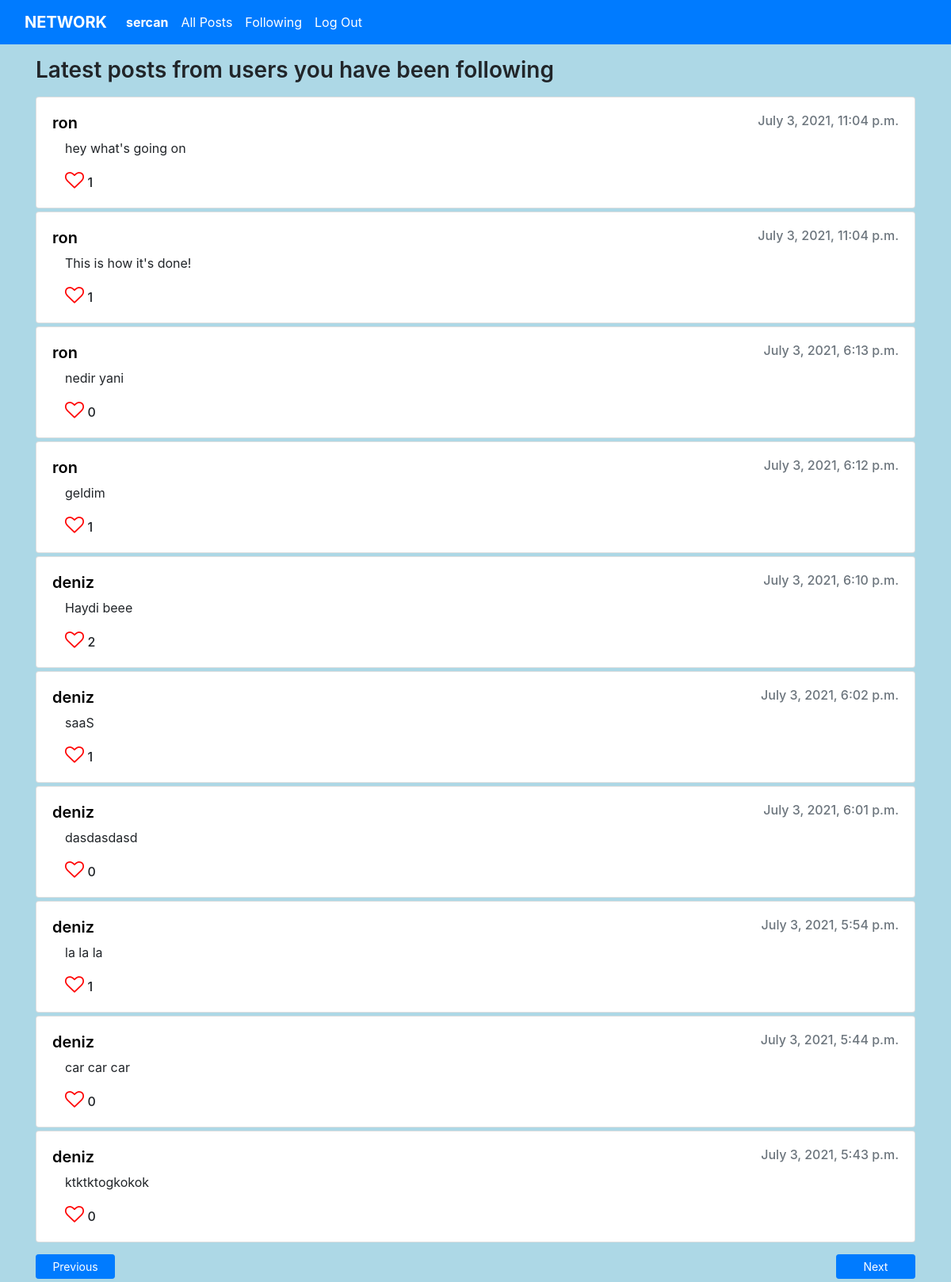
The app's page /following/3 (signed in) with its own data.
### network/models.py (models this page shows)
class User(AbstractUser):
    pass

class Post(models.Model):
    user = models.ForeignKey(User, on_delete=models.CASCADE)
    content = models.CharField(max_length=200)
    created = models.DateTimeField(default=datetime.now())
    updated = models.DateTimeField(default=datetime.now())

### network/views.py (the view)
# urls.py: path("following", views.following, name="following"),
@login_required
def following(request, page=1):
    user = request.user
    start = 0
    end = 0
    previous = 0
    if page == 1:
        start = 0
        end = 10
    else:
        end = page * 10
        start = end - 10
        previous = page - 1
    userFollowingUser_ids = Follow.objects.filter(user_id = user.id).values_list('followedUser', flat=True)
    followingsPosts = Post.objects.filter(user_id__in = userFollowingUser_ids).order_by('created').reverse()[start:end]
    postLikesTotal = {}
    userLikes = {}
    for p in followingsPosts:
        likes = Like.objects.filter(post_id = p.id)
        if likes:
            postLikesTotal[p.id] = len(likes)
        else:
            postLikesTotal[p.id] = 0
        userLike = Like.objects.filter(user_id = user.id).filter(post_id = p.id)
        if userLike:
            userLikes[p.id] = True
        else:
            userLikes[p.id] = False
    return render(request, "network/following.html", {
        "posts": followingsPosts,
        "postLikesTotal": postLikesTotal,
        "userLikes": userLikes,
        "next": page + 1,
        "previous": previous,
    })

### network/views.py (called while the page is built)
@register.filter
def get_item(dictionary, key):
    return dictionary.get(key)

### network/templates/network/following.html (shortened to what this page needs)
{% extends "network/layout.html" %}
{% load static %}
{% block body %}
{% if posts %}
<h3 class="mb-3 mt-3" style="font-weight: 600;">Latest posts from users you have been following</h3>
<section id="latestPostsSection">
    {% for p in posts %}
    <div class="card mb-1">
        <div class="card-body">
            <div style="display: flex; justify-content: space-between; vertical-align: middle;">
                <a href="{% url 'profile' p.user.id %}" style="text-decoration: none; color: black; margin: 0px; vertical-align: middle;">
                    <h5 class="card-title" style="font-weight: 600; margin: 0px;">{{ p.user.username }}</h5>
                </a>
                <h6 class="card-subtitle mb-2 text-muted" style="margin: 0px !important;">{{ p.created }}</h6>
            </div>
        <p class="card-text ml-3 mt-2">{{ p.content }}</p>
        <a href="javascript:void(0)" class="card-link ml-3">
            {% if userLikes|get_item:p.id %}
            <i class="fa fa-heart like" style="font-size:24px; color:red" data-postid="{{ p.id }}"></i>
            {% else %}
            <i class="fa fa-heart-o like" style="font-size:24px; color:red" data-postid="{{ p.id }}"></i>
            {% endif %}
            </a>
            {% if postLikesTotal|length > 0 %}
                <p style="font-weight: 500; display: inline;" id="{{ p.id }}">{{ postLikesTotal|get_item:p.id }}</p>
            {%endif%}
        </div>
    </div>
    {% endfor %}
</section>
<div style="margin-top: 15px; margin-bottom: 50px;">
    {% if previous != 0 %}
    <a href="{% url 'following' previous %}" class="btn btn-sm btn-primary" style="width: 100px; float: left;">Previous</a>
    {% endif %}
    {% if not posts|length < 10 %}
    <a href="{% url 'following' next %}" class="btn btn-sm btn-primary" style="width: 100px; float:right;">Next</a>
    {% endif %}
</div>
{% else %}
  <div>No posts.</div>
{% endif %}
{% endblock %}

### network/templates/network/layout.html (shortened to what this page needs)
{% load static %}
<!DOCTYPE html>
<html lang="en">
    <head>
        <link rel="stylesheet" href="https://stackpath.bootstrapcdn.com/bootstrap/4.4.1/css/bootstrap.min.css">
        <link rel="stylesheet" href="https://cdnjs.cloudflare.com/ajax/libs/font-awesome/4.7.0/css/font-awesome.min.css">
        <link href="{% static 'network/styles.css' %}" rel="stylesheet">
    </head>
    <body style="background-color:lightblue;">
        <nav class="navbar navbar-expand-lg navbar-dark bg-primary">
            <div class="container-fluid">
                <a class="navbar-brand" href="/" style="font-weight: 700;">NETWORK</a>
                <div class="collapse navbar-collapse" id="navbarSupportedContent">
                    <ul class="navbar-nav me-auto mb-2 mb-lg-0">
                        {% if user.is_authenticated %}
                            <li class="nav-item">
                                <a class="nav-link" href="{% url 'profile' user.id %}" style="color:white"><strong>{{ user.username }}</strong></a>
                            </li>
                        {% endif %}
                        <li class="nav-item">
                        <a class="nav-link" href="{% url 'index' %}">All Posts</a>
                        </li>
                        {% if user.is_authenticated %}
                            <li class="nav-item">
                                <a class="nav-link" href="{% url 'following' %}">Following</a>
                            </li>
                            <li class="nav-item">
                                <a class="nav-link" href="{% url 'logout' %}">Log Out</a>
                            </li>
                        {% endif %}
                    </ul>
                </div>
            </div>
          </nav>
        <div class="body">
            <div class="container">
                {% block body %}
                {% endblock %}
            </div>
        </div>
    </body>
</html>

### network/static/network/styles.css (style rules this page uses)
.nav-link { color:white !important; }

### records on screen
User: username "sercan"
Post: user.username "ron", created "July 3, 2021, 11:04 p.m.", content "hey what's going on", id "1"
Post: user.username "ron", created "July 3, 2021, 11:04 p.m.", content "This is how it's done!", id "1"
Post: user.username "ron", created "July 3, 2021, 6:13 p.m.", content "nedir yani", id "0"
Post: user.username "ron", created "July 3, 2021, 6:12 p.m.", content "geldim", id "1"
Post: user.username "deniz", created "July 3, 2021, 6:10 p.m.", content "Haydi beee", id "2"
Post: user.username "deniz", created "July 3, 2021, 6:02 p.m.", content "saaS", id "1"
Post: user.username "deniz", created "July 3, 2021, 6:01 p.m.", content "dasdasdasd", id "0"
Post: user.username "deniz", created "July 3, 2021, 5:54 p.m.", content "la la la", id "1"
Post: user.username "deniz", created "July 3, 2021, 5:44 p.m.", content "car car car", id "0"
Post: user.username "deniz", created "July 3, 2021, 5:43 p.m.", content "ktktktogkokok", id "0"
